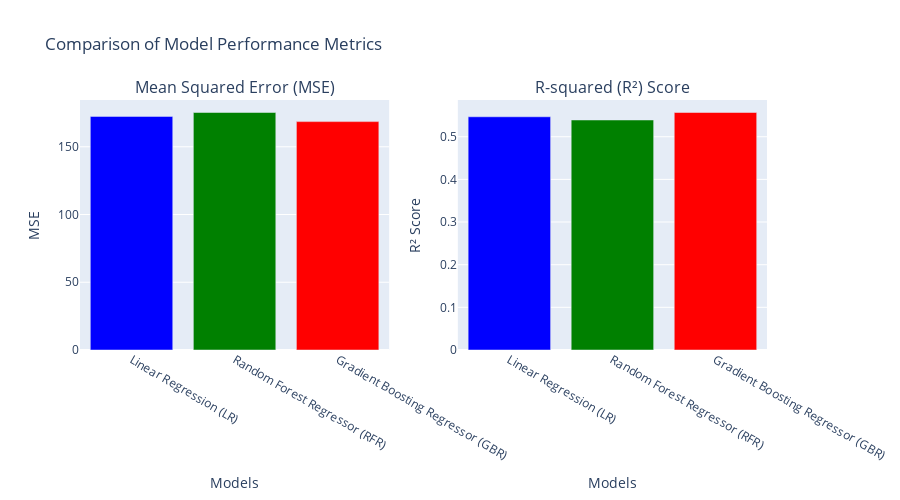

Here is the notebook cell this chart was saved with:
### Code cell
from plotly.subplots import make_subplots

colors = ['blue', 'green', 'red']
models = ['Linear Regression (LR)', 'Random Forest Regressor (RFR)', 'Gradient Boosting Regressor (GBR)']
mse_values = [mse_lr_best, mse_rfr_best, mse_gbr]
r2_values = [r2_lr_best, r2_rfr_best, r2_gbr_best]

# Subplots for MSE and R-squared with updated colors
fig = make_subplots(rows=1, cols=2, subplot_titles=('Mean Squared Error (MSE)', 'R-squared (R²) Score'))

# MSE subplot
fig.add_trace(
    go.Bar(x=models, y=mse_values, marker_color=colors, name='MSE'),
    row=1, col=1
)

# R-squared subplot
fig.add_trace(
    go.Bar(x=models, y=r2_values, marker_color=colors, name='R-squared'),
    row=1, col=2
)

# Layout adjustments
fig.update_layout(
    title_text='Comparison of Model Performance Metrics',
    showlegend=False,
    height=500,
    width=900,
)

# Axis labels
fig.update_xaxes(title_text="Models", row=1, col=1)
fig.update_xaxes(title_text="Models", row=1, col=2)
fig.update_yaxes(title_text="MSE", row=1, col=1)
fig.update_yaxes(title_text="R² Score", row=1, col=2)

fig.show()

### Figure 1 — Plotly figure (JSON) as saved in the notebook; plotly's stock layout.template omitted (floating-point values rounded to 4 significant figures)
{"data": [{"marker": {"color": ["blue", "green", "red"]}, "name": "MSE", "type": "bar", "x": ["Linear Regression (LR)", "Random Forest Regressor (RFR)", "Gradient Boosting Regressor (GBR)"], "xaxis": "x", "y": [172.4, 175.3, 168.6], "yaxis": "y"}, {"marker": {"color": ["blue", "green", "red"]}, "name": "R-squared", "type": "bar", "x": ["Linear Regression (LR)", "Random Forest Regressor (RFR)", "Gradient Boosting Regressor (GBR)"], "xaxis": "x2", "y": [0.5468, 0.5392, 0.5568], "yaxis": "y2"}], "layout": {"annotations": [{"font": {"size": 16}, "showarrow": false, "text": "Mean Squared Error (MSE)", "x": 0.225, "xanchor": "center", "xref": "paper", "y": 1, "yanchor": "bottom", "yref": "paper"}, {"font": {"size": 16}, "showarrow": false, "text": "R-squared (R²) Score", "x": 0.775, "xanchor": "center", "xref": "paper", "y": 1, "yanchor": "bottom", "yref": "paper"}], "height": 500, "showlegend": false, "title": {"text": "Comparison of Model Performance Metrics"}, "width": 900, "xaxis": {"anchor": "y", "domain": [0, 0.45], "title": {"text": "Models"}}, "xaxis2": {"anchor": "y2", "domain": [0.55, 1], "title": {"text": "Models"}}, "yaxis": {"anchor": "x", "domain": [0, 1], "title": {"text": "MSE"}}, "yaxis2": {"anchor": "x2", "domain": [0, 1], "title": {"text": "R² Score"}}}}
